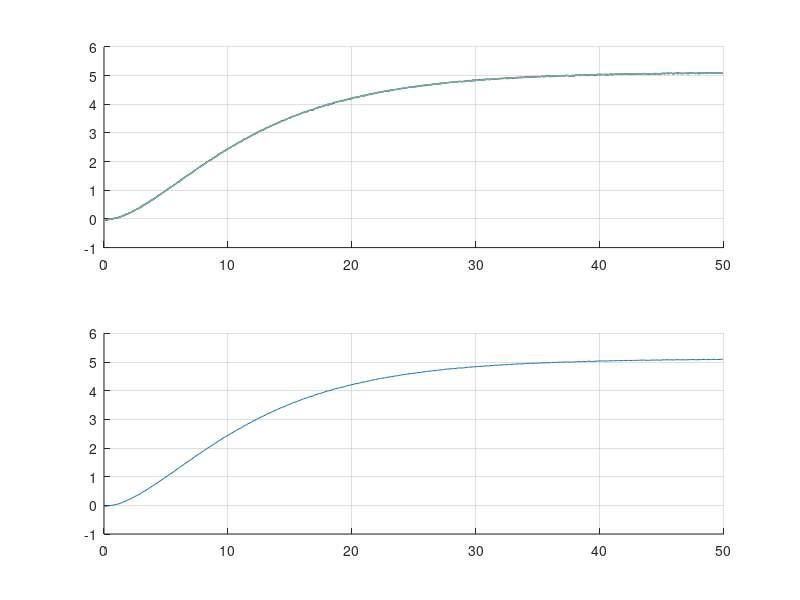

Source code (MATLAB):
fid = fopen('exp1.txt', 'r')
exp1 = fscanf(fid, '%f', [3 inf]);
fclose(fid)

fid = fopen('exp2.txt', 'r')
exp2 = fscanf(fid, '%f', [3 inf]);
fclose(fid)

fid = fopen('exp3.txt', 'r')
exp3 = fscanf(fid, '%f', [3 inf]);
fclose(fid)

fid = fopen('exp4.txt', 'r')
exp4 = fscanf(fid, '%f', [3 inf]);
fclose(fid)

fid = fopen('exp5.txt', 'r')
exp5 = fscanf(fid, '%f', [3 inf]);
fclose(fid)

fid = fopen('exp6.txt', 'r')
exp6 = fscanf(fid, '%f', [3 inf]);
fclose(fid)

figure(1);
subplot(211), hold on, grid on;
plot(exp1(1,:), exp1(3,:));
plot(exp2(1,:), exp2(3,:));
plot(exp3(1,:), exp3(3,:));
plot(exp4(1,:), exp4(3,:));
plot(exp5(1,:), exp5(3,:));
plot(exp6(1,:), exp6(3,:));

subplot(212), hold on, grid on;
exp_sum = [];
exp_average = [];
for i = 1:length(exp1(1,:))
    exp_sum(i) = exp1(3,i) + exp2(3,i) + exp3(3,i) + exp4(3,i) + exp5(3,i) + exp6(3,i);
    exp_average(i) = exp_sum(i) ./ 6; 
end
plot(exp1(1,:), exp_average)

fid = fopen('h_etalon.txt', 'w');
fprintf(fid, '%f\n', exp_average);
fclose(fid);




